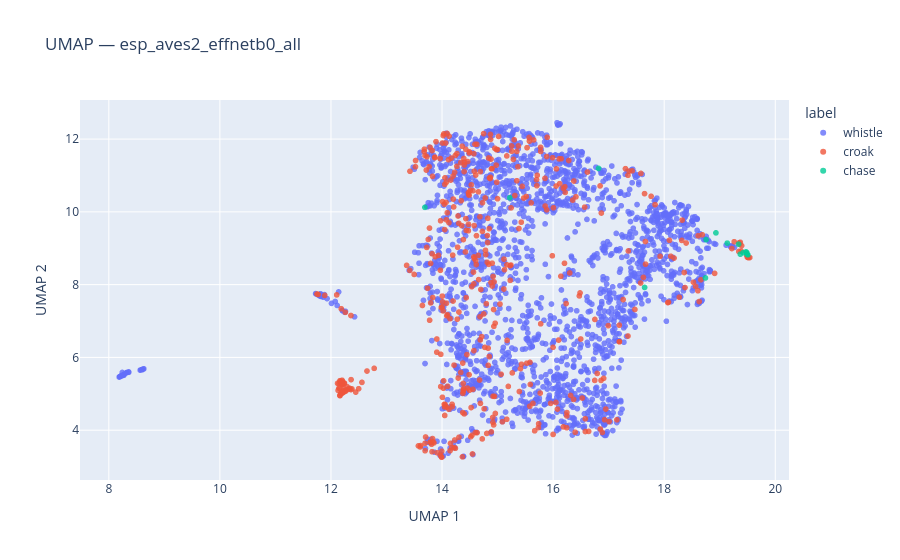

The cell this chart's notebook holds for it:
### Code cell
fig_effnet = plot_umap(effnet_embs, labels=labels, title=f"UMAP — {EFFNET_MODEL}", hover_text=hover)
fig_effnet.show()
fig_umap_effnet_static = plot_umap_static(effnet_embs, labels=labels, title=f"UMAP — {EFFNET_MODEL} — static")
display(fig_umap_effnet_static)

### Figure 1 — Plotly figure (JSON) as saved in the notebook; plotly's stock layout.template omitted (floating-point values rounded to 4 significant figures; data arrays with more than 128 entries replaced by an {"elided": "..."} marker saying what was removed)
{"data": [{"hovertemplate": "<b>%{hovertext}</b><br><br>label=whistle<br>UMAP 1=%{x}<br>UMAP 2=%{y}<extra></extra>", "hovertext": {"elided": "2039 str values"}, "legendgroup": "whistle", "marker": {"color": "#636efa", "opacity": 0.8, "size": 6, "symbol": "circle"}, "mode": "markers", "name": "whistle", "showlegend": true, "type": "scattergl", "x": {"elided": "2039 float values"}, "xaxis": "x", "y": {"elided": "2039 float values"}, "yaxis": "y"}, {"hovertemplate": "<b>%{hovertext}</b><br><br>label=croak<br>UMAP 1=%{x}<br>UMAP 2=%{y}<extra></extra>", "hovertext": {"elided": "459 str values"}, "legendgroup": "croak", "marker": {"color": "#EF553B", "opacity": 0.8, "size": 6, "symbol": "circle"}, "mode": "markers", "name": "croak", "showlegend": true, "type": "scattergl", "x": {"elided": "459 float values"}, "xaxis": "x", "y": {"elided": "459 float values"}, "yaxis": "y"}, {"hovertemplate": "<b>%{hovertext}</b><br><br>label=chase<br>UMAP 1=%{x}<br>UMAP 2=%{y}<extra></extra>", "hovertext": ["1504.wav<br>Type: chase<br>Deploy: 14569_1_2020_06_11_FVA133", "1508.wav<br>Type: chase<br>Deploy: 14569_1_2020_06_11_FVA133", "1521.wav<br>Type: chase<br>Deploy: 14569_1_2020_06_11_FVA133", "518.wav<br>Type: chase<br>Deploy: 14569_1_2020_06_11_FVA133", "1548.wav<br>Type: chase<br>Deploy: 14569_1_2020_06_11_FVA133", "1549.wav<br>Type: chase<br>Deploy: 14569_1_2020_06_11_FVA133", "1603.wav<br>Type: chase<br>Deploy: 14569_1_2020_06_11_FVA133", "1604.wav<br>Type: chase<br>Deploy: 14569_1_2020_06_11_FVA133", "709.wav<br>Type: chase<br>Deploy: 14569_1_2020_06_11_FVA133", "11139.wav<br>Type: chase<br>Deploy: 24606_3_2021_05_10_FVA139", "7904.wav<br>Type: chase<br>Deploy: 18800_2_2021_05_20_FVA121", "7953.wav<br>Type: chase<br>Deploy: 45499_1_2021_06_03_FVA125", "5915.wav<br>Type: chase<br>Deploy: 49334_1_2021_05_17_FVA015", "6866.wav<br>Type: chase<br>Deploy: 25175_5_2021_05_10_FVA008", "7611.wav<br>Type: chase<br>Deploy: 23718_1_2021_05_08_FVA080", "7674.wav<br>Type: chase<br>Deploy: 18672_1_2021_06_16_FVA023"], "legendgroup": "chase", "marker": {"color": "#00cc96", "opacity": 0.8, "size": 6, "symbol": "circle"}, "mode": "markers", "name": "chase", "showlegend": true, "type": "scattergl", "x": [19.51, 15.22, 18.93, 19.5, 19.14, 18.75, 19.49, 19.47, 16.82, 19.42, 18.74, 19.48, 19.34, 17.65, 13.69, 19.37], "xaxis": "x", "y": [8.819, 10.39, 9.423, 8.831, 9.141, 9.237, 8.878, 8.901, 11.19, 8.88, 8.184, 8.867, 9.114, 7.924, 10.12, 8.837], "yaxis": "y"}], "layout": {"legend": {"title": {"text": "label"}, "tracegroupgap": 0}, "title": {"text": "UMAP — esp_aves2_effnetb0_all"}, "xaxis": {"anchor": "y", "domain": [0.0, 1.0], "title": {"text": "UMAP 1"}}, "yaxis": {"anchor": "x", "domain": [0.0, 1.0], "title": {"text": "UMAP 2"}}}}
